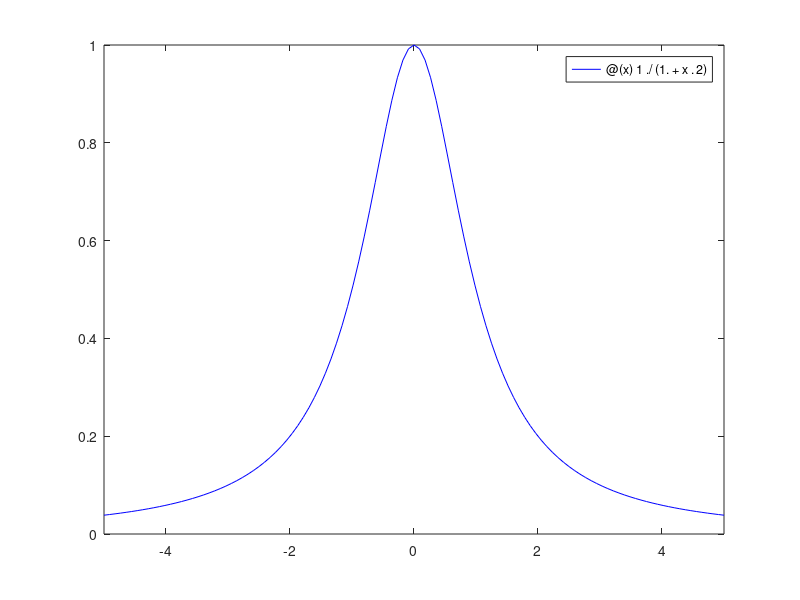

This chart was generated by the following MATLAB code: (Note: this script raises an error after producing the figure.)
clear all; close all; clc;
f = @(x) 1./(1.+x.^2);

%nodos
a = 8;
ini = -5;
fin = 5;

%puntos del polinomio de lagrange
puntos = 1000;
inil = ini;
finl = fin;

v = (ini:(fin-ini)/(a-1):fin);
u = f(v);
fplot(f,[ini, fin],'b')
hold on

punl = (inil: (finl-inil)/(puntos-1):finl);
resul = Lagrange(punl, v, u);

plot(punl, resul, 'r.');

max = 0;

for i = 1:puntos
    res = abs(resul(i) - f(punl(i)));
    if(res > max)
        max = res;
    end
end

max
    
